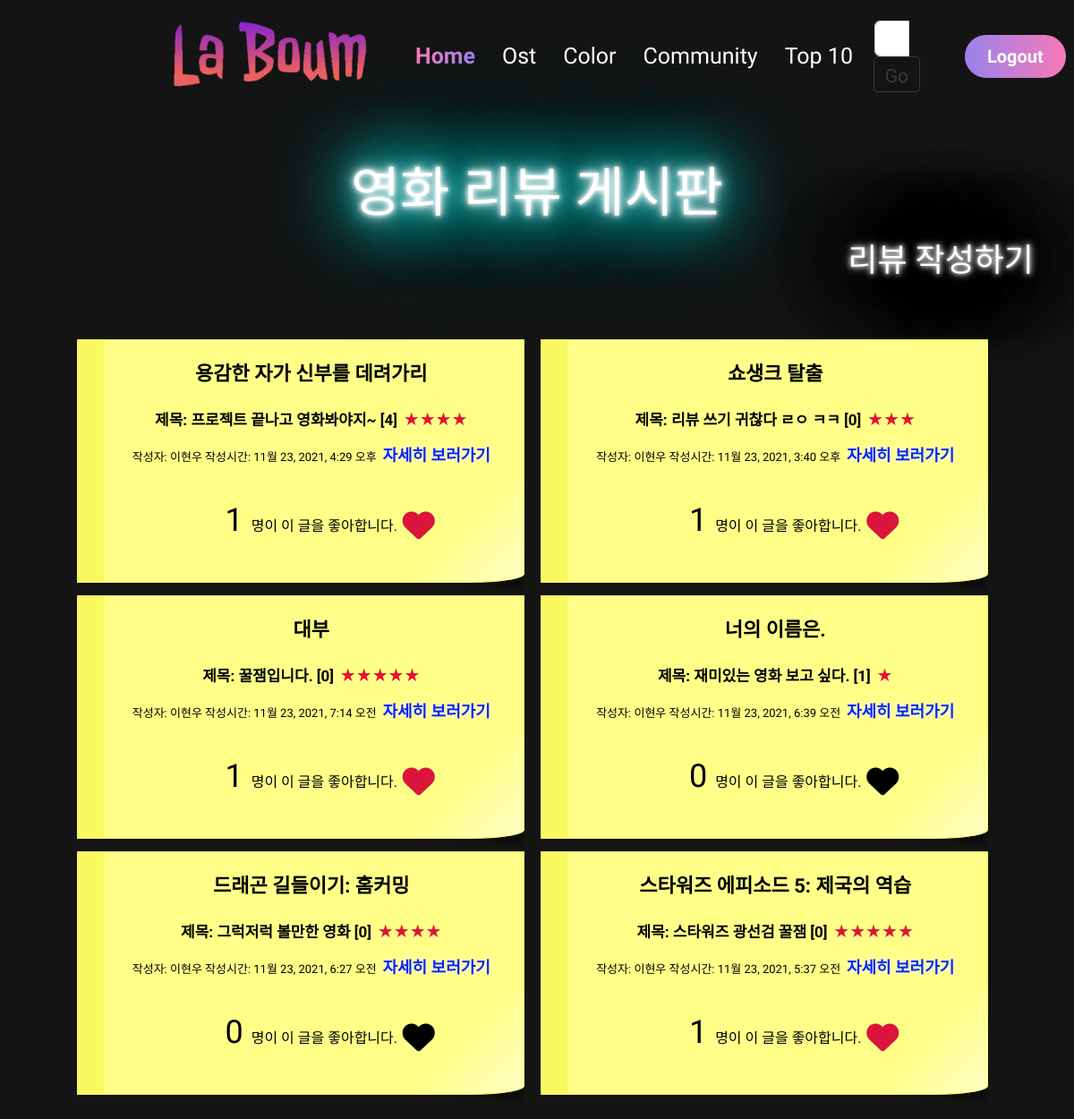
Page /community/ (signed in) on the earlier database version.
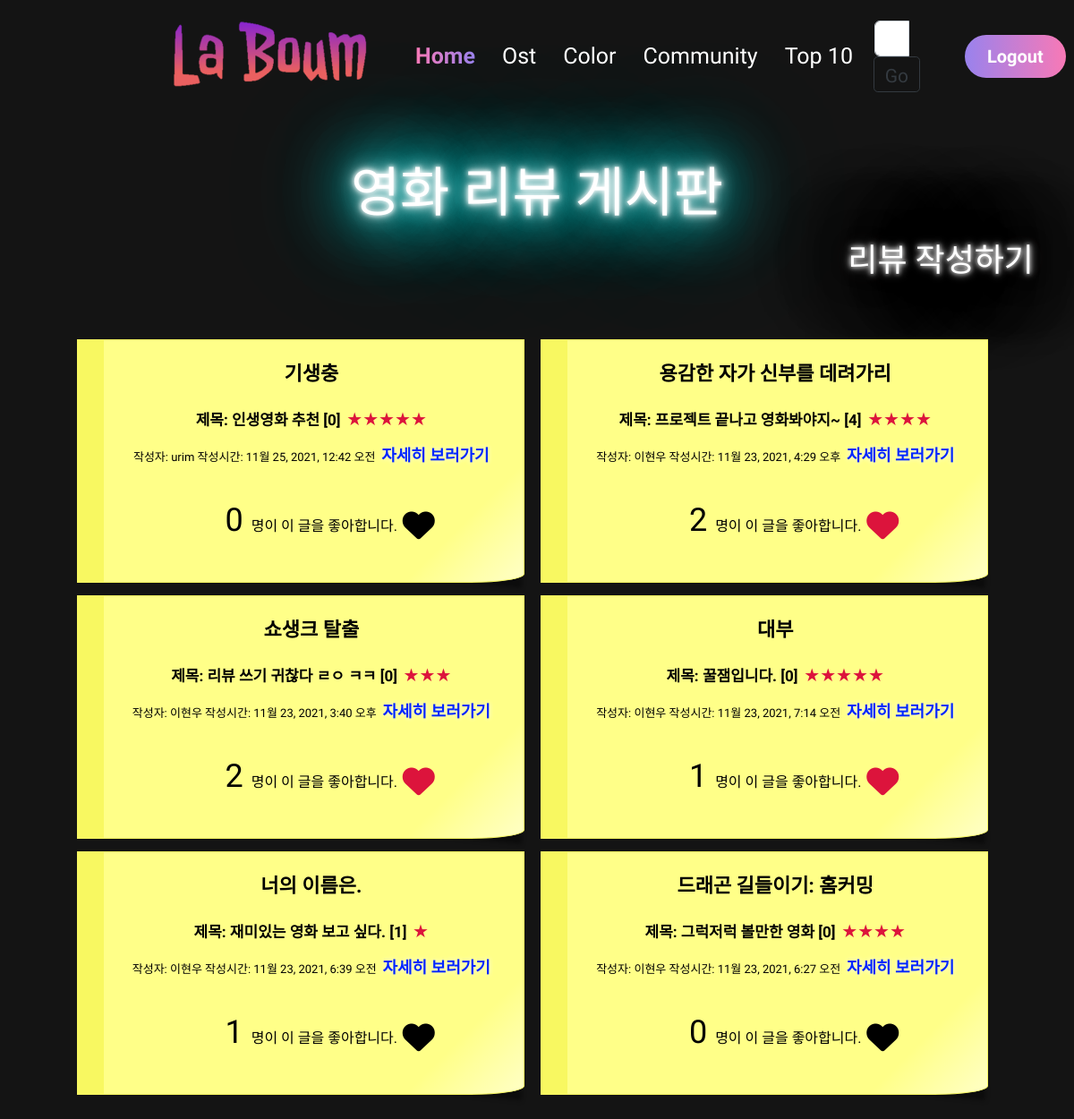
Same page on the later database version.
### community/models.py (models this page shows)
class Review(models.Model):
    RANKS = [
        (1, '★'),
        (2, '★★'),
        (3, '★★★'),
        (4, '★★★★'),
        (5, '★★★★★'),
    ]
    title = models.CharField(max_length=100)
    movie_title = models.ForeignKey(Movie, on_delete=models.CASCADE)
    rank = models.IntegerField(choices=RANKS, default=5)
    content = models.TextField()
    created_at = models.DateTimeField(auto_now_add=True)
    updated_at = models.DateTimeField(auto_now=True)
    user = models.ForeignKey(settings.AUTH_USER_MODEL, on_delete=models.CASCADE)
    like_users = models.ManyToManyField(settings.AUTH_USER_MODEL, related_name='like_reviews')

class Comment(models.Model):
    content = models.TextField()
    review = models.ForeignKey(Review, on_delete=models.CASCADE)
    user = models.ForeignKey(settings.AUTH_USER_MODEL, on_delete=models.CASCADE)

### movies/models.py (models this page shows)
class Movie(models.Model):
    title = models.CharField(max_length=100)
    release_date = models.DateField()
    popularity = models.FloatField()
    vote_count = models.IntegerField()
    vote_average = models.FloatField()
    overview = models.TextField()
    poster_path = models.CharField(max_length=200)
    genres = models.ManyToManyField(Genre, related_name='movies')
    def __str__(self):
        return self.title

### accounts/models.py (models this page shows)
class User(AbstractUser):
    pass

### community/views.py (the view)
# urls.py: path('', views.index, name='index'),
@login_required
@require_GET
def index(request):
    reviews = Review.objects.order_by('-pk')
    paginator = Paginator(reviews, 6)
    page_number = request.GET.get('page')
    page_obj = paginator.get_page(page_number)
    context = {
        'reviews': reviews,
        'page_obj' : page_obj,
    }
    return render(request, 'community/index.html', context)

### community/templates/community/index.html (shortened to what this page needs)
{% extends 'base.html' %}
{% load static %}
{% load bootstrap5 %}
{% block link %}
  <link rel="stylesheet" href="{% static 'community/index.css' %}">
{% endblock link %}
{% block content %}
<br>
<div class="container">
  <h1 class="text-center neon neon-s" style="color:white;">영화 리뷰 게시판</h1>
  <a href="{% url 'community:create' %} " class="text-decoration-none neon-black neon-s float-right">리뷰 작성하기</a>
<br>
</div>
<br>
  <div class="container text-center" style="border-radius: 20px;">
  {% for review in page_obj %}
  <div class="rgyPostIt">
    <p style="font-size: 22px; font-weight:800; color:black; margin-bottom:10px;"> {{review.movie_title}} </p>
    <span><a href="{% url 'community:detail' review.pk %}" style="font-size: 17px; font-weight:600; color:black;">제목: {{ review.title }} [{{ review.comment_set.all|length }}]</a></span>
    <span style="color:crimson;font-size: 20px;"> {{ review.get_rank_display }}</span><br>
    <span style="font-size: 13px; color:black;">작성자: {{ review.user }}  작성시간: {{review.created_at}}</span>
    <a href="{% url 'community:detail' review.pk %}" class="text-decoration-none neon-black2 " style="font-size:18px;">자세히 보러가기</a>
     <br>
     <form class="like-form" data-id="{{ review.pk }}" id="heart">
      {% if user in review.like_users.all %}
        <button class="btn-link">
          <i id="like-{{ review.pk }}" class="fas fa-heart" style="color:crimson"></i>
        </button>
      {% else %}
        <button class="btn-link" >
          <i id="like-{{ review.pk }}" class="fas fa-heart" style="color:black"></i>
        </button>
      {% endif %}
    </form>
    <p style="color:black;">
      <span id="like-count-{{ review.pk }}" style="color:black;">
      {{ review.like_users.all|length }}
      </span> 명이 이 글을 좋아합니다.
    </p>
  </div>
  {% endfor %}
</div>
<br>
  <link rel="stylesheet" href="https://cdnjs.cloudflare.com/ajax/libs/font-awesome/6.0.0-beta2/css/all.min.css" />
{% endblock %}

### templates/base.html (shortened to what this page needs)
{% load static %}
<html lang="en">
<head>
  <link href="https://cdn.jsdelivr.net/npm/bootstrap@5.0.0-beta3/dist/css/bootstrap.min.css" rel="stylesheet">
  {% block link %}
  {% endblock link %}
  <link rel="stylesheet" href="{% static 'css/style.css' %}">
  <link rel="stylesheet" href="{% static "css/assets/bootstrap.min.css"%}">
  <link rel="stylesheet" href="{% static "css/assets/font-awesome.min.css"%}">
  <link rel="stylesheet" href="{% static "fonts/flaticon/flaticon.css"%}">
  <link rel="stylesheet" href="{% static "css/assets/preloader.css"%}">
</head>
<body class="body_06 hyunwoo">
<header id="header-06" class="header hyunwoo">
    <nav class="navbar navbar-expand-md navbar-light bg-faded cripto_nav" style="padding-top:0px;">
        <div class="container-fluid d-flex" id="nav-container">
            <a class="navbar-brand"  data-scroll  href="{% url 'movies:index' %}"><img src="{% static "images/LaBoum_logo.png"%}" alt="logo" style= width:275px; height:auto;></a>
            <div class="collapse navbar-collapse" id="navbarSupportedContent">
                <ul class="navbar-nav ml-auto navbar-right" id="nav-list">
                     {% if user.is_authenticated %}
                    <li class="nav-item justify-content-center"><a data-scroll href="{% url 'movies:index' %}" class="nav-link active" style="font-size:25px;">Home</a></li>
                    <li class="nav-item justify-content-center"><a data-scroll href="#ost-content" class="nav-link" style="font-size:25px;">Ost</a></li>
                    <li class="nav-item justify-content-center"><a data-scroll href="{% url 'movies:color' %}" class="nav-link" style="font-size:25px;">Color</a></li>
                    <li class="nav-item justify-content-center"><a data-scroll href="{% url 'community:index' %}" class="nav-link" style="font-size:25px;">Community</a></li>
                    <li class="nav-item justify-content-center"><a data-scroll href="{% url 'movies:recommended' %}" class="nav-link" style="font-size:25px; width:100px;">Top 10</a></li>
                     {% else %}
                    <li class="nav-item"><a data-scroll href="{% url 'accounts:signup' %}" class="nav-link" style="font-size:25px;">Signup</a></li>
                    {% endif %}
                </ul>
                    <div class="pull-right">
                        <form action ="{% url 'movies:search' %}" class="navbar-form pull-right" method="GET">
                        <div class="input-group justify-content-center">
                            <input class="form-control me-2 py-0" type="search" value="" placeholder="영화를 검색하세요" name="keyword" style="height:40px;">
                            <div class="input-group-btn">
                            <button type="submit" class="btn btn-sm btn-outline-dark justify-content-center" style="height:40px;">Go
                            </button>
                            </div>
                        </div>
                        </form>
                    </div>
            </div>
            <div class="language">
                {% if user.is_authenticated %}
                <form action="{% url 'accounts:logout' %}" method="POST">
                    <input class="token" style="font-size:20px;  border:none;" type="submit" value="Logout">
                </form>
                {% else %}
                <a href="{% url 'accounts:login' %}" class="token text-decoration-none" style="font-size:20px;">Login</a>
                {% endif %}
            </div>
        </div>
    </nav>
<body>
    {% block content %}
    {% endblock content %}
</body>
</html>

### community/static/community/index.css (style rules this page uses)
.neon { color: #fff; text-shadow: 0 0 5px #fff, 0 0 10px #fff, 0 0 20px #fff, 0 0 40px #0ff, 0 0 80px #0ff, 0 0 90px #0ff, 0 0 100px #0ff, 0 0 150px #0ff; }
.neon-s { font-weight: 400; text-transform: uppercase; }
.neon-black { color: #fff; text-shadow: 0 0 5px #fff, 0 0 10px #fff, 0 0 20px rgb(24, 23, 23), 0 0 40px rgb(24, 23, 23), 0 0 80px rgb(24, 23, 23), 0 0 90px rgb(24, 23, 23), 0 0 100px rgb(24, 23, 23), 0 0 150px rgb(24, 23, 23); }
.neon-black2 { color: rgb(0, 38, 255); font-weight: 700; text-shadow: 0 0 5px #fff, 0 0 150px rgb(255, 255, 255); }
#heart { display:inline-block; position:relative; top:42px; left: 120px; border: 0px; }
.btn-link { border: 0px; }
div.rgyPostIt { position: relative; display: inline-block; width: 45%; height: auto; padding: 20px 20px 20px 15px; margin-top: 7px; margin-bottom: 7px; margin-right: 10px; border: 1px solid #f8f861; border-left: 30px solid #f8f861; border-bottom-right-radius: 60px 10px; font-family: 'Gowun Dodum'; font-size: 27px; color: #555; word-break: break-all; background: #ffff88; background: -moz-linear-gradient(-45deg, #ffff88 81%, #ffff88 82%, #ffff88 82%, #ffffc6 100%); background: -webkit-gradient(linear, left top, right bottom, color-stop(81%, #ffff88), color-stop(82%, #ffff88), color-stop(82%, #ffff88), color-stop(100%, #ffffc6)); background: -webkit-linear-gradient(-45deg, #ffff88 81%, #ffff88 82%, #ffff88 82%, #ffffc6 100%); background: -o-linear-gradient(-45deg, #ffff88 81%, #ffff88 82%, #ffff88 82%, #ffffc6 100%); background: -ms-linear-gradient(-45deg, #ffff88 81%, #ffff88 82%, #ffff88 82%, #ffffc6 100%); background: linear-gradient(135deg, #ffff88 81%, #ffff88 82%, #ffff88 82%, #ffffc6 100%); filter: progid:DXImageTransform.Microsoft.gradient(startColorstr='#ffff88', endColorstr='#ffffc6', GradientType=1); transition: all 0.2s; -webkit-transition: all 0.2s; }
div.rgyPostIt::after { content: " "; position: absolute; z-index: -1; right: 0; bottom: 35px; width: 150px; height: 30px; background-color: rgba(0, 0, 0, 0); box-shadow: 2px 35px 5px rgba(0, 0, 0, 0.4); -webkit-box-shadow: 2px 35px 5px rgba(0, 0, 0, 0.4); transform: matrix(-1, -0.1, 0, 1, 0, 0); -webkit-transform: matrix(-1, -0.1, 0, 1, 0, 0); -moz-transform: matrix(-1, -0.1, 0, 1, 0, 0); -ms-transform: matrix(-1, -0.1, 0, 1, 0, 0); -o-transform: matrix(-1, -0.1, 0, 1, 0, 0); transition: all 0.2s; -webkit-transition: all 0.2s; }
div.rgyPostIt > p { padding: 5px 0 !important; }
div.rgyPostIt > p::before { margin-right: 7px; font-family: 'Gowun Dodum'; font-weight: normal; font-size: 20px; vertical-align: middle; }

### templates/base.html (style rules this page uses)
* { font-family:'Gowun Dodum', sans-serif; font-size:1.5rem; color:white; }
#nav-container { margin-left: 150px; margin-right: 150px; display:flex; }
#nav-list { float: right; }

Differences in the rows shown:
no longer on this page (row unchanged): Review: movie_title "스타워즈 에피소드 5: 제국의 역습", title "스타워즈 광선검 꿀잼", comment_set.all|length "0", rank "★★★★★", user "이현우", created_at "11월 23, 2021, 5:37 오전", like_users.all|length "1"
added Review: movie_title "기생충", title "인생영화 추천", comment_set.all|length "0", rank "★★★★★", user "urim", created_at "11월 25, 2021, 12:42 오전", like_users.all|length "0"
computed for Review "프로젝트 끝나고 영화봐야지~": like_users.all|length "1" → "2"
computed for Review "리뷰 쓰기 귀찮다 ㄹㅇ ㅋㅋ": like_users.all|length "1" → "2"
computed for Review "재미있는 영화 보고 싶다.": like_users.all|length "0" → "1"
